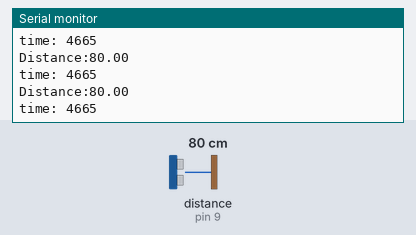
Bench run of a sketch on a simulated Arduino Uno, built with avr-gcc and run on an emulated ATmega328P. Shown: the last lines printed to the serial monitor. Wiring (inferred from the names in the program): ultrasonic range finder: trigger pin 10; echo pin 9. The inputs (shaded band) are chosen by the test bench; at power-on: distance to the obstacle (sensor on pin 9) 80 cm. The echo pulse lasts 58.3 µs per cm.

Above: at 1.2 s.
1.3 s: distance to the obstacle (sensor on pin 9) set to 120 cm
At 2.1 s:
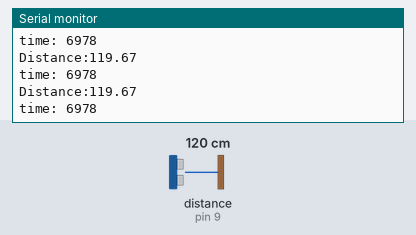
4.3 s: distance to the obstacle (sensor on pin 9) set to 4 cm
At 5.4 s:
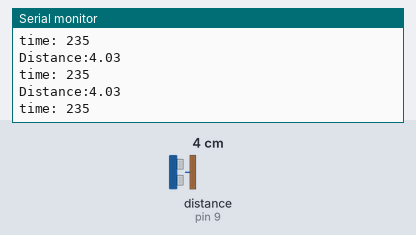
7.3 s: distance to the obstacle (sensor on pin 9) set to 120 cm
At 8.0 s:
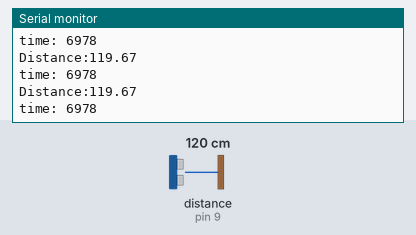
10.3 s: distance to the obstacle (sensor on pin 9) set to 9 cm
At 10.9 s:
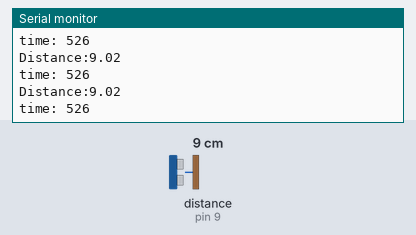
Timing chart, 0 to 13.3 s (numbered marks = the images above; inputs shaded):
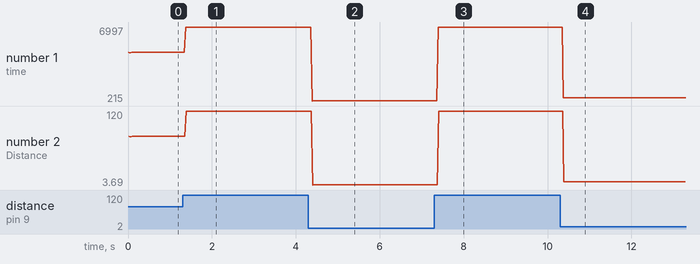

Measured:
- after the input at 1.3 s, the serial monitor: prints a new line after 0.07 s (image 1)
- after the input at 4.3 s, the serial monitor: prints a new line after 0.09 s (image 2)
- after the input at 7.3 s, the serial monitor: prints a new line after 0.09 s (image 3)
- after the input at 10.3 s, the serial monitor: prints a new line after 0.08 s (image 4)
- plotted number 1: 4665 → 6978 after the input at 1.3 s, 6978 → 235 after the input at 4.3 s, 6978 → 526 after the input at 10.3 s
- plotted number 2: 80 → 119.67 after the input at 1.3 s, 119.67 → 4.03 after the input at 4.3 s, 119.67 → 9.02 after the input at 10.3 s

The sketch:

interfacing_ultrasonic_distance_sensor_with_arduino1.ino
```cpp
//C++ code


int trigPin = 10;
int echoPin = 9;
long time;
float distance;

void setup()
{
  pinMode(trigPin, OUTPUT);
  pinMode(echoPin, INPUT);
  Serial.begin(9600);
}

void loop()
{
  digitalWrite(trigPin,LOW);
  delayMicroseconds(2);

  // transmitting sound for 10 microseconds
  digitalWrite(trigPin, HIGH);
  delayMicroseconds(10);
  digitalWrite(trigPin, LOW);

  // calculating distance
  time=pulseIn(echoPin , HIGH);
  Serial.print("time: ");
  Serial.println(time);
  distance = time * 0.0343/2;

  // Printing out the final output => distance
  Serial.print("Distance:");
  Serial.println(distance);

}
```
